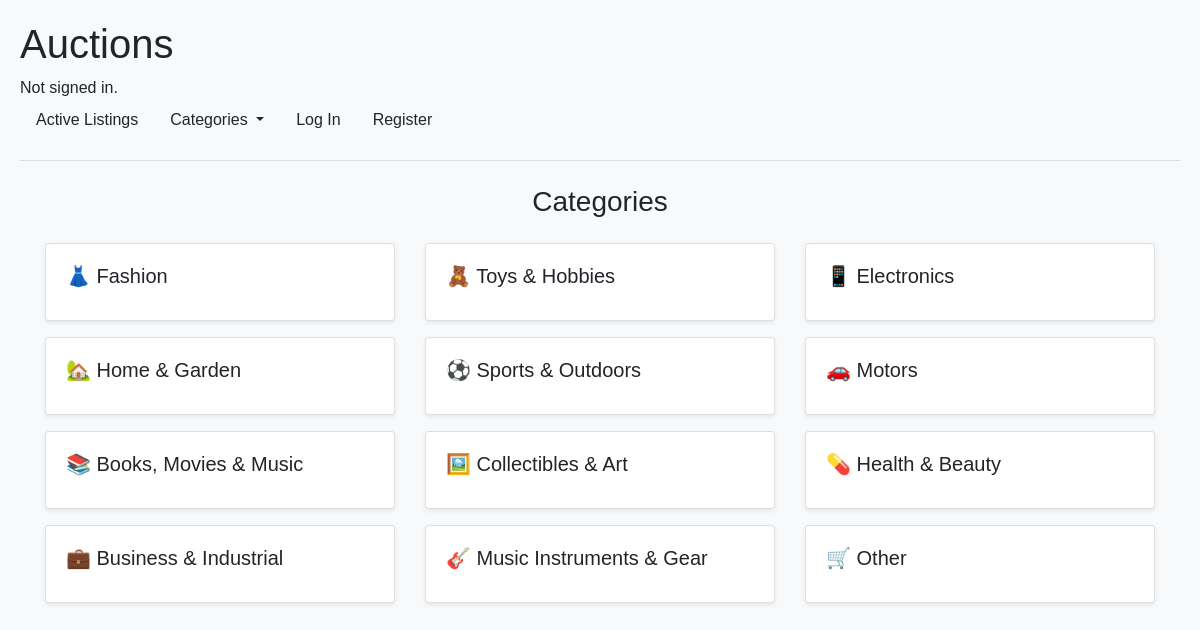
Page /categories/ on the committed database.
### auctions/models.py (models this page shows, shortened)
class Category(models.Model):
    category_name = models.CharField(max_length=64)
    emoji = models.CharField(max_length=10, blank=True, null=True)  # Add this line

### auctions/views.py (the view)
# urls.py: path('categories/', views.category_list, name='category_list'),
def category_list(request):
    categories = Category.objects.all()
    return render(request, 'auctions/category_list.html', {'categories': categories})

### auctions/context_processors.py (called while the page is built)
def watchlist_count(request):
    if request.user.is_authenticated:
        watchlist_count = request.user.watch_list.count()
    else:
        watchlist_count = 0
    allcategories = Category.objects.all()
    return {
        'watchlist_count': watchlist_count,
        'allcategories': allcategories
    }

### auctions/templates/auctions/category_list.html
{% extends "auctions/layout.html" %}
{% block body %}
    <div class="container mt-4">
        <h2 class="mb-4">Categories</h2>
        <div class="row">
            {% for category in categories %}
                <div class="col-md-4 mb-3">
                    <a href="{% url 'listings_by_category' category.id %}" class="text-decoration-none">
                        <div class="card shadow-sm h-100">
                            <div class="card-body">
                                <h5 class="card-title"> {{ category.emoji }} {{ category.category_name }}</h5>
                            </div>
                        </div>
                    </a>
                </div>
            {% endfor %}
        </div>
    </div>
{% endblock %}

### auctions/templates/auctions/layout.html (shortened to what this page needs)
{% load static %}
<!DOCTYPE html>
<html lang="en">
<head>
    <link rel="stylesheet" href="https://stackpath.bootstrapcdn.com/bootstrap/4.4.1/css/bootstrap.min.css">
    <link href="{% static 'auctions/styles.css' %}" rel="stylesheet">
</head>
<body>
    <h1>Auctions</h1>
    <div>
        {% if user.is_authenticated %}
            Signed in as <strong>{{ user.username }}</strong>.
        {% else %}
            Not signed in.
        {% endif %}
    </div>
    <ul class="nav">
        <li class="nav-item">
            <a class="nav-link" href="{% url 'index' %}">Active Listings</a>
        </li>
        <li class="nav-item dropdown">
            <a class="nav-link dropdown-toggle" href="{% url 'category_list' %}" id="categoryDropdown" role="button" aria-haspopup="true" aria-expanded="false">
                Categories
            </a>
        </li>
        {% if user.is_authenticated %}
            <li class="nav-item">
                <a class="nav-link" href="{% url 'create_listing' %}">Create Listing</a>
            </li>
            <li class="nav-item">
                <a class="nav-link" href="{% url 'watchlist' %}">Watchlist
                    <span class="watchlist-count">{{ watchlist_count }}</span>
                </a>
            </li>
            <li class="nav-item">
                <a class="nav-link" href="{% url 'logout' %}">Log Out</a>
            </li>
        {% else %}
            <li class="nav-item">
                <a class="nav-link" href="{% url 'login' %}">Log In</a>
            </li>
            <li class="nav-item">
                <a class="nav-link" href="{% url 'register' %}">Register</a>
            </li>
        {% endif %}
    </ul>
    <hr>
    {% block body %}
    {% endblock %}
</body>
</html>

### auctions/static/auctions/styles.css (style rules this page uses)
body { font-family: Arial, sans-serif; background-color: #f8f9fa; margin: 0; padding: 20px; }
h2 { text-align: center; font-size: 28px; margin-bottom: 20px; }
hr { border-top: 1px solid #ddd; margin: 20px 0; }
a { text-decoration: none; color: inherit; }

### rows in the picture
Category: emoji "👗", category_name "Fashion"
Category: emoji "🧸", category_name "Toys & Hobbies"
Category: emoji "📱", category_name "Electronics"
Category: emoji "🏡", category_name "Home & Garden"
Category: emoji "⚽", category_name "Sports & Outdoors"
Category: emoji "🚗", category_name "Motors"
Category: emoji "📚", category_name "Books, Movies & Music"
Category: emoji "🖼️", category_name "Collectibles & Art"
Category: emoji "💊", category_name "Health & Beauty"
Category: emoji "💼", category_name "Business & Industrial"
Category: emoji "🎸", category_name "Music Instruments & Gear"
Category: emoji "🛒", category_name "Other"
